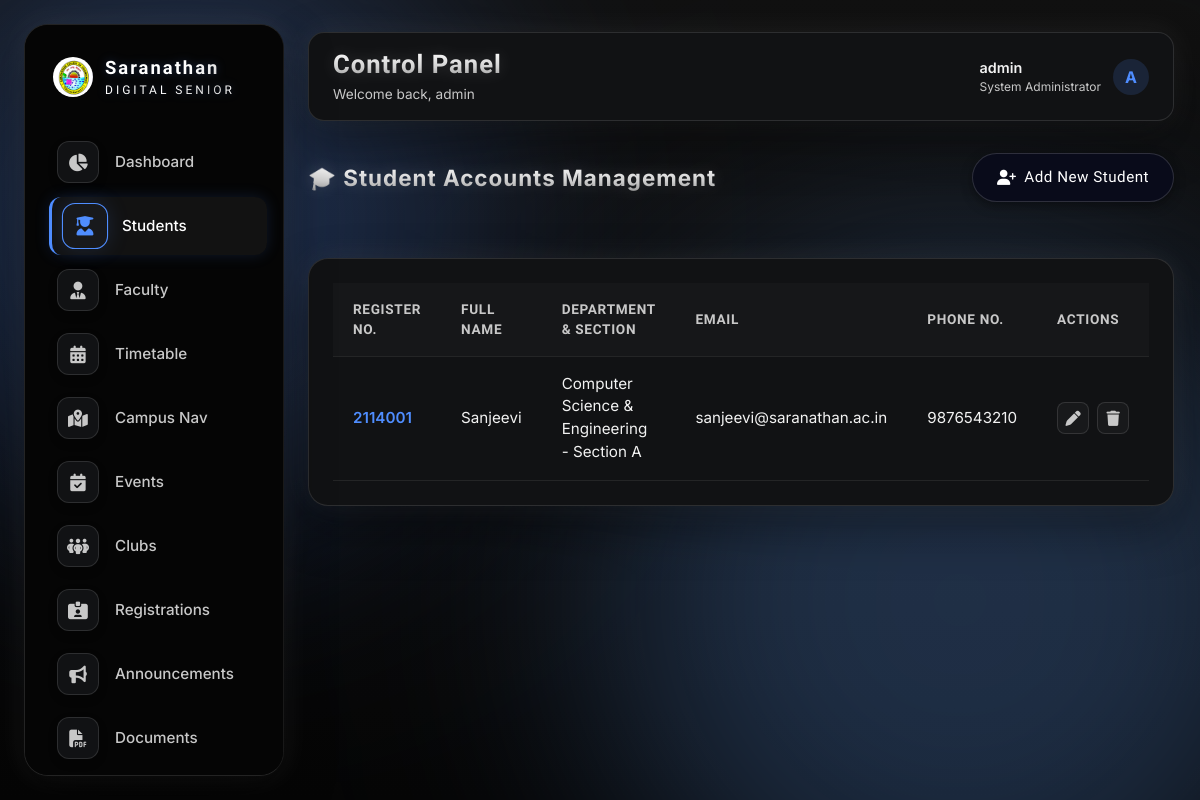
The app's page /admin/students.php (signed in) with its own data.
### tables this page shows
CREATE TABLE IF NOT EXISTS students (
    id INT AUTO_INCREMENT PRIMARY KEY,
    register_number VARCHAR(30) NOT NULL UNIQUE,
    name VARCHAR(100) NOT NULL,
    email VARCHAR(100) NOT NULL UNIQUE,
    phone VARCHAR(20) NOT NULL,
    password_hash VARCHAR(255) NOT NULL,
    department_id INT NOT NULL,
    section_id INT NOT NULL,
    avatar_url VARCHAR(255) DEFAULT 'assets/images/default-avatar.png',
    created_at TIMESTAMP DEFAULT CURRENT_TIMESTAMP,
    FOREIGN KEY (department_id) REFERENCES departments(id) ON DELETE RESTRICT,
    FOREIGN KEY (section_id) REFERENCES sections(id) ON DELETE RESTRICT
);

CREATE TABLE IF NOT EXISTS departments (
    id INT AUTO_INCREMENT PRIMARY KEY,
    name VARCHAR(100) NOT NULL,
    code VARCHAR(15) NOT NULL UNIQUE
);

CREATE TABLE IF NOT EXISTS sections (
    id INT AUTO_INCREMENT PRIMARY KEY,
    department_id INT NOT NULL,
    name VARCHAR(10) NOT NULL,
    FOREIGN KEY (department_id) REFERENCES departments(id) ON DELETE CASCADE,
    UNIQUE KEY uq_dept_section (department_id, name)
);

### backend/db.php (called while the page is built, shortened)
<?php
function sanitize_input($data) {
    return htmlspecialchars(trim($data), ENT_QUOTES, 'UTF-8');
}
?>

### admin/students.php (the view, shortened to what this page needs)
<?php
require_once __DIR__ . '/includes/header.php';
$students = $db->query("
    SELECT s.*, d.name as dept_name, sec.name as section_name
    FROM students s
    JOIN departments d ON s.department_id = d.id
    JOIN sections sec ON s.section_id = sec.id
    ORDER BY s.register_number ASC
")->fetchAll();
?>
<div class="table-header-row">
    <div class="panel-title">🎓 Student Accounts Management</div>
    <button onclick="openAddModal()" class="btn-glass btn-primary"><i class="fa-solid fa-user-plus"></i> Add New Student</button>
</div>
<div class="glass-panel data-table-container">
    <table class="custom-table">
        <thead>
            <tr>
                <th>Register No.</th>
                <th>Full Name</th>
                <th>Department & Section</th>
                <th>Email</th>
                <th>Phone No.</th>
                <th>Actions</th>
            </tr>
        </thead>
        <tbody>
            <?php if (empty($students)): ?>
                <tr>
                    <td colspan="6" style="text-align: center; color: var(--text-tertiary);">No students registered yet.</td>
                </tr>
            <?php else: ?>
                <?php foreach ($students as $stu): ?>
                    <tr>
                        <td style="font-weight: 600; color: var(--glow-primary);"><?php echo sanitize_input($stu['register_number']); ?></td>
                        <td><?php echo sanitize_input($stu['name']); ?></td>
                        <td><?php echo sanitize_input($stu['dept_name']) . " - Section " . sanitize_input($stu['section_name']); ?></td>
                        <td><?php echo sanitize_input($stu['email']); ?></td>
                        <td><?php echo sanitize_input($stu['phone']); ?></td>
                        <td>
                            <div class="action-btns">
                                <button onclick='openEditModal(<?php echo json_encode($stu); ?>)' class="btn-action btn-edit"><i class="fa-solid fa-pen"></i></button>
                                <a href="students.php?delete=<?php echo $stu['id']; ?>" onclick="return confirm('Are you sure you want to delete this student account?')" class="btn-action btn-delete"><i class="fa-solid fa-trash"></i></a>
                            </div>
                        </td>
                    </tr>
                <?php endforeach; ?>
            <?php endif; ?>
        </tbody>
    </table>
</div>
<?php require_once __DIR__ . '/includes/footer.php'; ?>

### assets/css/style.css (style rules this page uses)
:root { --font-heading: 'Sora', sans-serif; --font-body: 'Inter', sans-serif; --transition-fast: 0.2s cubic-bezier(0.16, 1, 0.3, 1); --transition-normal: 0.4s cubic-bezier(0.16, 1, 0.3, 1); --transition-slow: 0.8s cubic-bezier(0.16, 1, 0.3, 1); --z-background: -10; --z-aurora: -5; --z-base: 1; --z-glass-layer: 10; --z-floating-nav: 50; --z-buddy-assistant: 100; --z-overlay: 1000; }
*, *::before, *::after { box-sizing: border-box; margin: 0; padding: 0; }
html, body { width: 100%; min-height: 100%; font-family: var(--font-body); background: var(--bg-primary); background-image: var(--body-bg-image, none); background-size: cover; background-position: center; background-attachment: fixed; background-repeat: no-repeat; color: var(--text-primary); overflow-x: hidden; scroll-behavior: smooth; transition: background var(--transition-normal), color var(--transition-normal); }
.glass-panel { background: var(--bg-glass); backdrop-filter: blur(var(--blur-glass)); -webkit-backdrop-filter: blur(var(--blur-glass)); border: 1px solid var(--border-glass); border-radius: 24px; box-shadow: var(--shadow-spatial); transition: transform var(--transition-normal), box-shadow var(--transition-normal), border-color var(--transition-normal), background var(--transition-normal); }
.btn-glass { display: inline-flex; align-items: center; justify-content: center; gap: 8px; padding: 12px 24px; font-family: var(--font-body); font-weight: 500; font-size: 0.95rem; color: var(--text-primary); background: var(--bg-glass-btn); border: 1px solid var(--border-glass); border-radius: 99px; cursor: pointer; text-decoration: none; backdrop-filter: blur(10px); -webkit-backdrop-filter: blur(10px); transition: all var(--transition-fast); }
.btn-primary { background: var(--glow-primary); color: #ffffff; border-color: transparent; text-shadow: 0 1px 2px rgba(0,0,0,0.2); }
body, .glass-panel, .glass-card, .form-control, button, a { transition: background 0.4s cubic-bezier(0.25, 0.8, 0.25, 1), border-color 0.4s cubic-bezier(0.25, 0.8, 0.25, 1), box-shadow 0.4s cubic-bezier(0.25, 0.8, 0.25, 1), color 0.4s cubic-bezier(0.25, 0.8, 0.25, 1), backdrop-filter 0.4s cubic-bezier(0.25, 0.8, 0.25, 1); will-change: background, border-color, box-shadow, color; }
body { opacity: 0; animation: pageFadeIn 0.5s cubic-bezier(0.25, 0.8, 0.25, 1) forwards; }
html[data-theme="Spatial"] .btn-primary { background: #090B1A !important; color: #FFFFFF !important; border: 1px solid rgba(255, 255, 255, 0.15) !important; box-shadow: 0 4px 12px rgba(0, 0, 0, 0.4) !important; text-shadow: none !important; font-family: var(--font-heading); font-weight: 500; letter-spacing: 0.5px; }
html[data-theme="Spatial"] h1, html[data-theme="Spatial"] h2, html[data-theme="Spatial"] h3, html[data-theme="Spatial"] .panel-title, html[data-theme="Spatial"] .page-title { background: linear-gradient(180deg, #FFFFFF 0%, #EAEAEA 30%, #CFCFCF 60%, #8F8F8F 100%) !important; -webkit-background-clip: text !important; -webkit-text-fill-color: transparent !important; display: inline-block; filter: drop-shadow(0 0 8px rgba(255, 255, 255, 0.15)) !important; font-weight: 700; letter-spacing: 1px !important; }

### assets/themes/themes.css (style rules this page uses)
html[data-theme="Spatial"], :root { --bg-primary: linear-gradient(180deg, #111111 0%, #0A0A0A 40%, #050505 100%); --body-bg-image: none; --bg-secondary: #0A0A0A; --bg-glass: #111214; --bg-glass-hover: #18191C; --bg-glass-btn: #111214; --bg-glass-btn-hover: #18191C; --border-glass: rgba(210, 210, 210, 0.15); --border-glass-hover: rgba(255, 255, 255, 0.25); --border-light: rgba(255, 255, 255, 0.08); --border-medium: rgba(210, 210, 210, 0.12); --glow-primary: #4F8DFF; --glow-secondary: #66A5FF; --glow-tertiary: #C0C0C0; --glow-primary-alpha: rgba(79, 141, 255, 0.15); --glow-hover-color: rgba(79, 141, 255, 0.15); --text-primary: #F2F2F2; --text-secondary: #C8C8C8; --text-tertiary: #8E8E8E; --box-shadow: 0 20px 50px rgba(0, 0, 0, 0.4), 0 0 30px rgba(255, 255, 255, 0.08); --shadow-spatial: 0 20px 50px rgba(0, 0, 0, 0.4), 0 0 30px rgba(255, 255, 255, 0.08); --shadow-spatial-hover: 0 35px 80px rgba(0, 0, 0, 0.6), 0 0 45px rgba(255, 255, 255, 0.15); --glass-blur: none; }

### records on screen
students: register_number "2114001", name "Sanjeevi", department.name "Computer Science & Engineering", section.name "A", email "sanjeevi@saranathan.ac.in", phone "9876543210"

### other values on screen
sanitize_input($_SESSION['admin_username']) "admin"
substr($_SESSION['admin_username'], 0, 1) "A"
